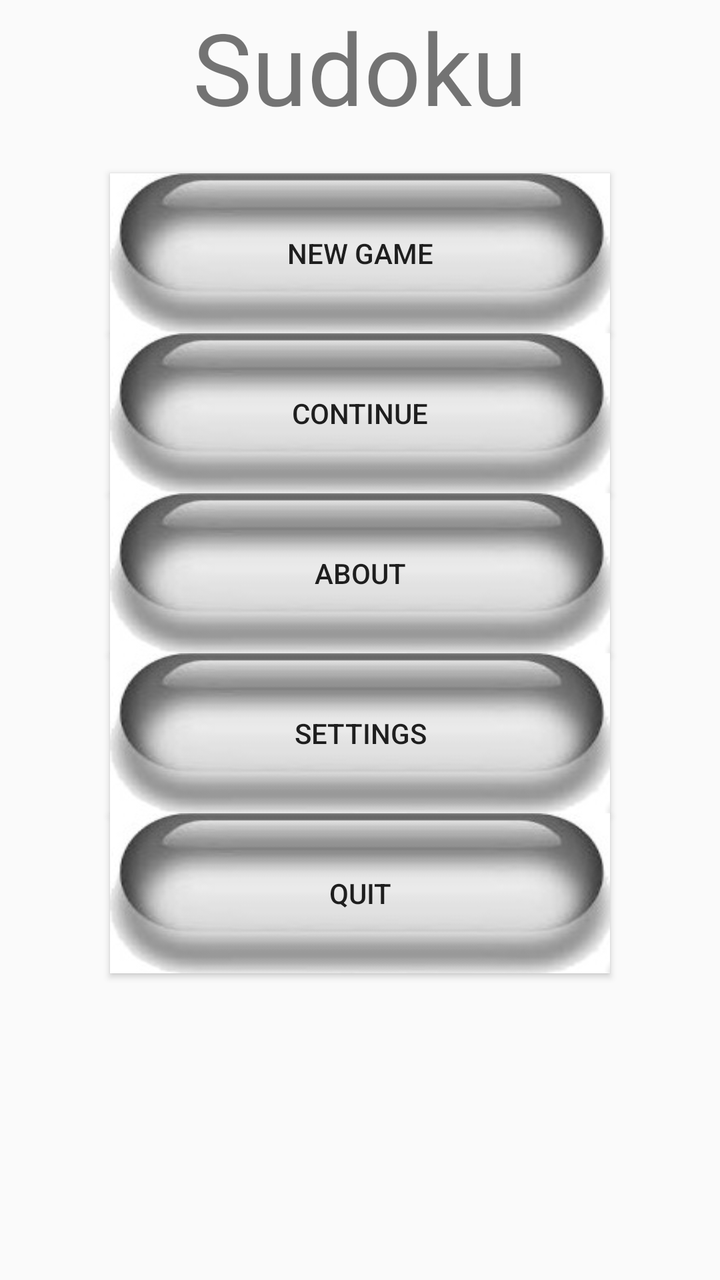
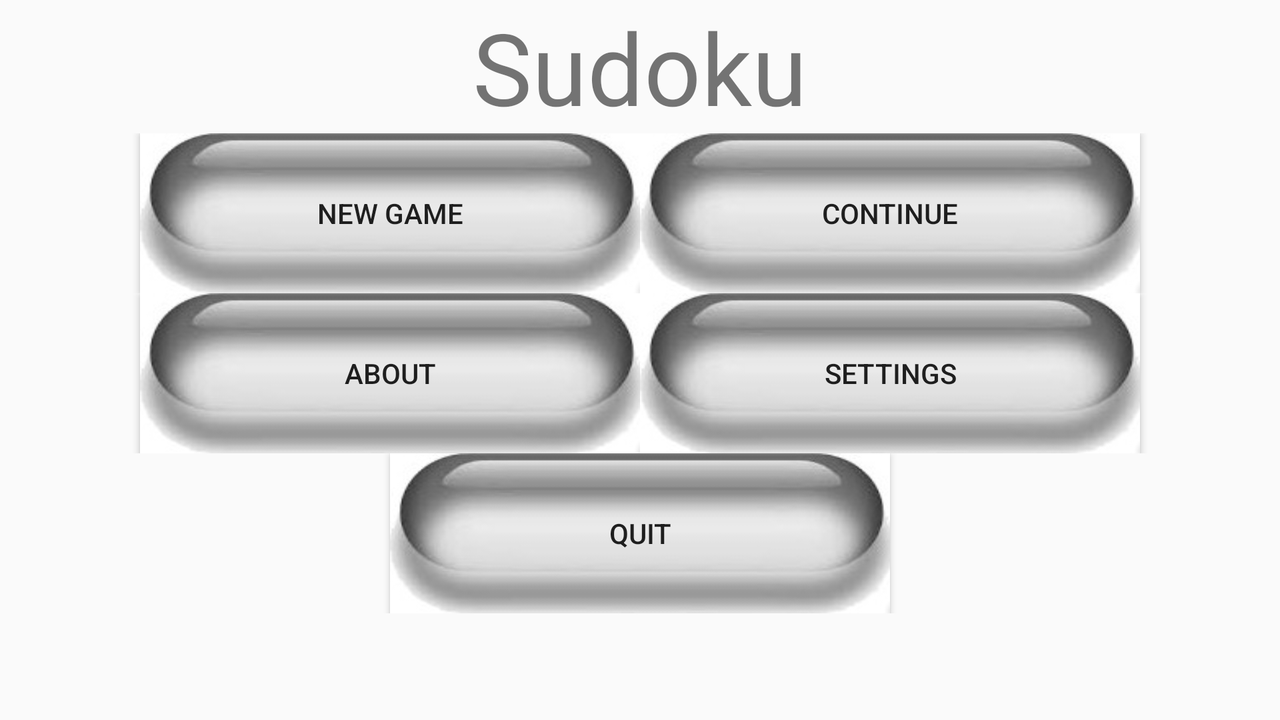

Two renders of one Android screen. The first uses the default layout on a phone; the second uses the alternative layout the repository ships for a different screen configuration, on a matching device. The two XML files are below.
<!-- AndroidManifest.xml: application theme AppTheme -->
<!-- res/layout/activity_main.xml -->
<?xml version ="1.0" encoding="utf-8"?>
<LinearLayout xmlns:android="http://schemas.android.com/apk/res/android"
    xmlns:tools="http://schemas.android.com/tools"
    android:layout_height="fill_parent"
    android:layout_width="fill_parent"
    android:gravity="center_horizontal"
    android:background="@mipmap/main_bg"
    android:orientation="vertical">

    <TextView
        android:layout_width="match_parent"
        android:layout_height="wrap_content"
        android:gravity="center"
        android:text="@string/app_name"
        android:textSize="50dp"
        android:layout_marginBottom="20dp"/>
    <Button
        style="@style/MyButton"
        android:id="@+id/btn_NewGame"
        android:text="@string/btn_NewGame_title" />
    <Button
        style="@style/MyButton"
        android:id="@+id/btn_Continue"
        android:text="@string/btn_Continue_title"/>
    <Button
        style="@style/MyButton"
        android:id="@+id/btn_About"
        android:text="@string/btn_About_title"/>
    <Button style="@style/MyButton"
        android:id="@+id/btn_Settings"
        android:text="@string/btn_Setting_title"/>
    <Button style="@style/MyButton"
        android:id="@+id/btn_Quit"
        android:text="@string/btn_Quit_title"/>
</LinearLayout>
<!-- resources referenced by this layout -->
<resources>
  <string name="app_name">Sudoku</string>
  <string name="btn_About_title">About</string>
  <string name="btn_Continue_title">Continue</string>
  <string name="btn_NewGame_title">New Game</string>
  <string name="btn_Quit_title">Quit</string>
  <string name="btn_Setting_title">Settings</string>
  <style name="MyButton">
          <item name="android:background">@mipmap/mybutton_bg</item>
          <item name="android:layout_width">250dip</item>
          <item name="android:layout_height">80dip</item>
          <item name="android:gravity">center</item>
      </style>
  <style name="AppTheme" parent="Theme.AppCompat.Light.DarkActionBar">
          
          <item name="colorPrimary">@color/colorPrimary</item>
          <item name="colorPrimaryDark">@color/colorPrimaryDark</item>
          <item name="colorAccent">@color/colorAccent</item>
      </style>
  <color name="colorPrimary">#3F51B5</color>
  <color name="colorPrimaryDark">#303F9F</color>
  <color name="colorAccent">#FF4081</color>
</resources>
<!-- res/layout-land/activity_main.xml (the repository's variant of the layout above) -->
<!-- drawn on the phone turned sideways -->
<?xml version="1.0" encoding="utf-8"?>
<LinearLayout xmlns:android="http://schemas.android.com/apk/res/android"
    android:orientation="vertical" android:layout_width="match_parent"
    android:layout_height="match_parent"
    android:background="@mipmap/main_bg">
    <TableLayout
        android:layout_width="match_parent"
        android:layout_height="wrap_content">
        <TableRow
            android:gravity="center">
            <TextView
                android:layout_width="wrap_content"
                android:layout_height="wrap_content"
                android:gravity="center"
                android:textSize="50dp"
                android:text="@string/app_name" />
        </TableRow>

        <TableRow
            android:gravity="center_horizontal">
            <Button style="@style/MyButton"
                android:id="@+id/btn_NewGame"
                android:text="@string/btn_NewGame_title"/>
            <Button style="@style/MyButton"
                android:id="@+id/btn_Continue"
                android:text="@string/btn_Continue_title"/>
        </TableRow>

        <TableRow
            android:gravity="center_horizontal">
            <Button style="@style/MyButton"
                android:id="@+id/btn_About"
                android:text="@string/btn_About_title"/>
            <Button style="@style/MyButton"
                android:id="@+id/btn_Settings"
                android:text="@string/btn_Setting_title"/>
        </TableRow>
        <TableRow
            android:gravity="center">
            <Button style="@style/MyButton"
                android:id="@+id/btn_Quit"
                android:text="@string/btn_Quit_title"/>
        </TableRow>
    </TableLayout>

</LinearLayout>
